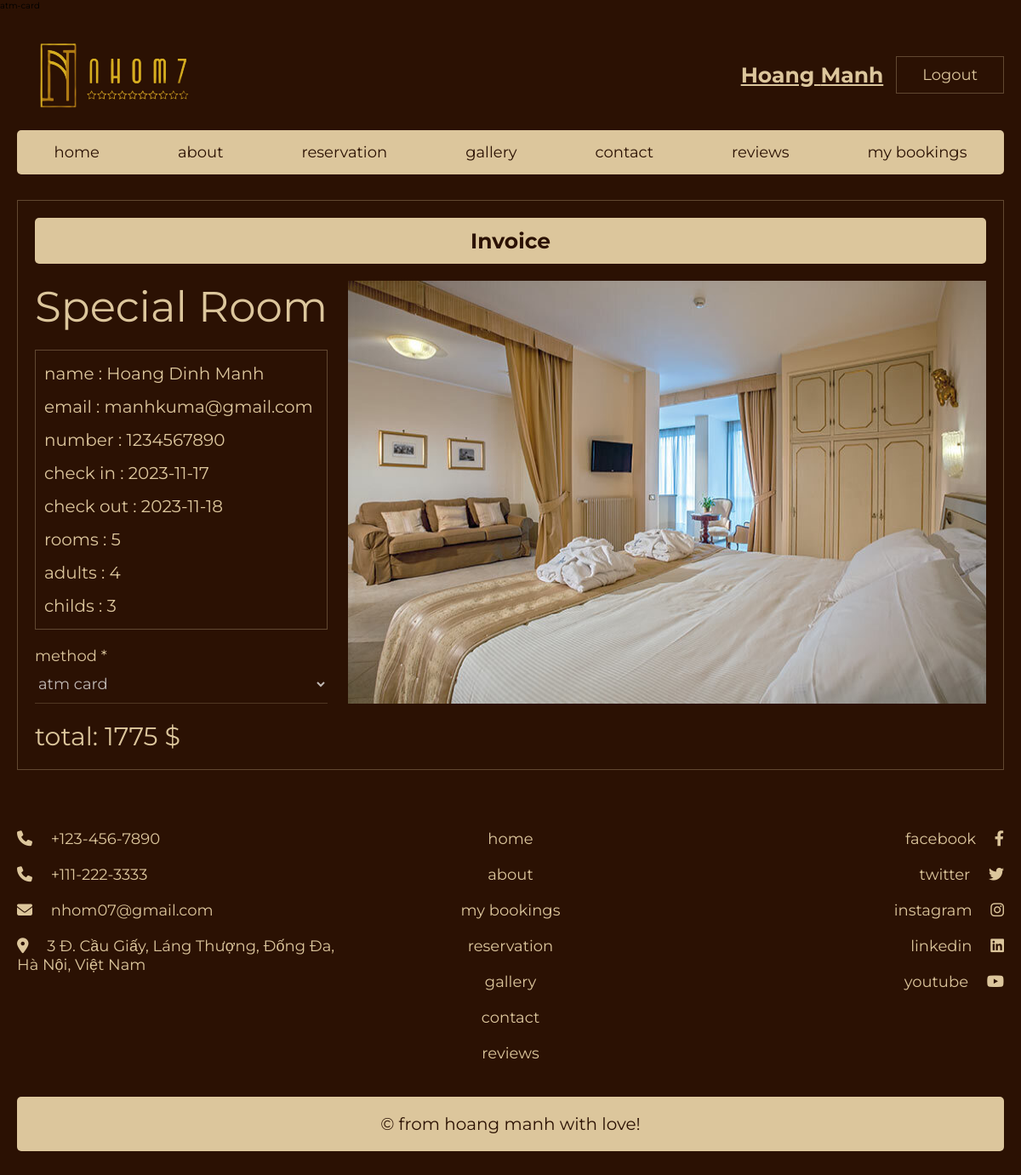
Page /invoice.php?booking_id=BH6Pil9bahUT49KjCYsj (signed in) on the committed database.
### tables this page shows
CREATE TABLE `users` (
  `id` varchar(20) NOT NULL,
  `email` varchar(255) NOT NULL,
  `first_name` varchar(50) NOT NULL,
  `last_name` varchar(50) NOT NULL,
  `password` varchar(255) NOT NULL
);

CREATE TABLE `services` (
  `id` int(11) NOT NULL,
  `name` varchar(50) NOT NULL,
  `price` decimal(10,2) NOT NULL,
  `image_url` varchar(50) NOT NULL
);

CREATE TABLE `bookings` (
  `user_id` varchar(20) NOT NULL,
  `booking_id` varchar(20) NOT NULL,
  `name` varchar(50) NOT NULL,
  `email` varchar(50) NOT NULL,
  `number` varchar(10) NOT NULL,
  `rooms` int(1) NOT NULL,
  `check_in` varchar(10) NOT NULL,
  `check_out` varchar(10) NOT NULL,
  `adults` int(1) NOT NULL,
  `childs` int(1) NOT NULL,
  `room_type` int(11) NOT NULL,
  `status` enum('pending','success','paying','paid') NOT NULL DEFAULT 'pending'
);

CREATE TABLE `payments` (
  `id` varchar(20) NOT NULL,
  `user_id` varchar(20) NOT NULL,
  `booking_id` varchar(20) NOT NULL,
  `amount` decimal(10,2) DEFAULT NULL,
  `payment_date` date DEFAULT NULL,
  `payment_method` varchar(50) DEFAULT NULL
);

### invoice.php (the view, shortened to what this page needs)
<?php
include 'components/connect.php';
$booking_id = isset($_GET['booking_id']) ? $_GET['booking_id'] : '';
$select_bookings = $conn->prepare("SELECT * FROM `bookings` WHERE booking_id = ?");
$select_bookings->execute([$booking_id]);
$fetch_booking = $select_bookings->fetch(PDO::FETCH_ASSOC);
if ($fetch_booking) {
    $service_id = $fetch_booking['room_type'];
    $select_services = $conn->prepare("SELECT * FROM `services` WHERE id = ? LIMIT 1");
    $select_services->execute([$service_id]);
    $service = $select_services->fetch(PDO::FETCH_ASSOC);
}
function calculate_room_price($adults, $rooms, $children, $base_price)
{
    $adult_price = 50;
    $child_rice = 25;
    $total_room = $rooms * $base_price;
    $total_adult = $adults * $adult_price;
    $total_child = $children * $child_rice;
    $total = $total_room + $total_adult + $total_child;
    return $total;
}
$total_price = calculate_room_price($fetch_booking['adults'], $fetch_booking['rooms'], $fetch_booking['childs'], $service['price']);
$select_payments = $conn->prepare("SELECT * FROM `payments` WHERE booking_id = ?");
$select_payments->execute([$booking_id]);
$fetch_payment = $select_payments->fetch(PDO::FETCH_ASSOC);
$p_method = $fetch_payment['payment_method'];
print_r($p_method);
?>
<!DOCTYPE html>
<html lang="en">
<head>
    <link rel="stylesheet" href="https://cdn.jsdelivr.net/npm/swiper@8/swiper-bundle.min.css" />
    <link rel="stylesheet" href="https://cdnjs.cloudflare.com/ajax/libs/font-awesome/6.2.0/css/all.min.css">
    <link rel="stylesheet" href="css/style.css">
    <link rel="stylesheet" href="css/invoice.css">
</head>
<body>
    <?php include 'components/user_header.php'; ?>
    <section class="invoice">
        <form action="" method="post">
            <h3>invoice</h3>
            <div class="flex">
                <div class="info">
                    <p class="service_name">
                        <?= $service['name'] ?>
                    </p>
                    <div class="info_booking">
                        <p class="text">name : <span>
                                <?= $fetch_booking['name']; ?>
                            </span></p>
                        <p class="text">email : <span>
                                <?= $fetch_booking['email']; ?>
                            </span></p>
                        <p class="text">number : <span>
                                <?= $fetch_booking['number']; ?>
                            </span></p>
                        <p class="text">check in : <span>
                                <?= $fetch_booking['check_in']; ?>
                            </span></p>
                        <p class="text">check out : <span>
                                <?= $fetch_booking['check_out']; ?>
                            </span></p>
                        <p class="text">rooms : <span>
                                <?= $fetch_booking['rooms']; ?>
                            </span></p>
                        <p class="text">adults : <span>
                                <?= $fetch_booking['adults']; ?>
                            </span></p>
                        <p class="text">childs : <span>
                                <?= $fetch_booking['childs']; ?>
                            </span></p>
                    </div>
                    <div class="box">
                        <p>method <span>*</span></p>
                        <select <?php echo $p_method ? 'disabled' : ''; ?> name="method" class="input" required>
                            <option value="atm-card" <?php echo ($p_method == 'atm-card') ? 'selected' : ''; ?>>atm card
                            </option>
                        </select>
                    </div>
                </div>
                <img src="images/rooms/<?= $service['image_url'] ?>" alt="Image Preview" class="image">
            </div>
            <div class="pay_btn_container">
                <p class="total">total: <span>
                        <?= $total_price ?>
                    </span> $</p>
            </div>
        </form>
    </section>
    <?php include 'components/footer.php'; ?>
</body>
</html>

### components/user_header.php (shortened to what this page needs)
<section class="header">
   <div class="flex">
      <a href="index.php#home" class="logo">
         <img src="images/logormbg.png">
      </a>
      <?php
      require_once '../project/components/connect.php';
      $user_id = $_COOKIE['user_id'];
      $select_user = $conn->prepare("SELECT * FROM `users` WHERE `id` = ?");
      $select_user->execute([$user_id]);
      $fetch_user = $select_user->fetch(PDO::FETCH_ASSOC);
      ?>
      <div class="flex">
         <?php if (isset($fetch_user) && $fetch_user) { ?>
            <div class="flex">
               <h1 class="logo" style="text-decoration-line: underline;">
                  <?= $fetch_user['first_name'] . ' ' . $fetch_user['last_name']; ?>
               </h1>
               <form action="" method="POST">
                  <input type="submit" value="Logout" onclick="return confirm('Logout this user?');" name="logout"
                     class="btn">
               </form>
            </div>
         <?php } else { ?>
            <a href="authentication.php" class="btn">Login</a>
            <a href="authentication.php" class="btn">Register</a>
         <?php } ?>
      </div>
   </div>
   <nav class="navbar">
      <a href="index.php#home">home</a>
      <a href="index.php#about">about</a>
      <?php if ($fetch_user): ?>
         <a href="reservation.php">reservation</a>
      <?php else: ?>
         <a href="authentication.php" onclick="return confirm('Login to make a reservation.');">reservation</a>
      <?php endif; ?>
      <a href="index.php#gallery">gallery</a>
      <a href="index.php#contact">contact</a>
      <a href="index.php#reviews">reviews</a>
      <?php if ($fetch_user): ?>
         <a href="bookings.php">my bookings</a>
      <?php else: ?>
         <a href="authentication.php" onclick="return confirm('Login to view my bookings.');">my bookings</a>
      <?php endif; ?>
   </nav>
</section>

### components/footer.php
<section class="footer">
   <div class="box-container">
      <div class="box">
         <a href="tel:1234567890"><i class="fas fa-phone"></i> +123-456-7890</a>
         <a href="tel:1112223333"><i class="fas fa-phone"></i> +111-222-3333</a>
         <a href="mailto:nhom07@gmail.com"><i class="fas fa-envelope"></i> nhom07@gmail.com</a>
         <a href="#">
            <i class="fas fa-map-marker-alt"></i> 3 Đ. Cầu Giấy, Láng Thượng, Đống Đa, Hà Nội, Việt Nam
         </a>
      </div>
      <div class="box">
         <a href="#home">home</a>
         <a href="#about">about</a>
         <a href="bookings.php">my bookings</a>
         <a href="#reservation">reservation</a>
         <a href="#gallery">gallery</a>
         <a href="#contact">contact</a>
         <a href="#reviews">reviews</a>
      </div>
      <div class="box">
         <a href="#">facebook <i class="fab fa-facebook-f"></i></a>
         <a href="#">twitter <i class="fab fa-twitter"></i></a>
         <a href="#">instagram <i class="fab fa-instagram"></i></a>
         <a href="#">linkedin <i class="fab fa-linkedin"></i></a>
         <a href="#">youtube <i class="fab fa-youtube"></i></a>
      </div>
   </div>
   <div class="credit">&copy; from hoang manh with love!</div>
</section>

### css/style.css (style rules this page uses)
:root { --main-color:#2B1103; --sub-color:#DCC69C; --white:#fff; --border:.1rem solid rgba(220, 198, 156, .3); }
* { font-family: 'Montserrat', sans-serif; margin: 0; padding: 0; box-sizing: border-box; outline: none; border: none; text-decoration: none; }
html { font-size: 62.5%; overflow-x: hidden; scroll-behavior: smooth; scroll-padding-top: 2rem; }
body { background-color: var(--main-color); }
section { padding: 3rem 2rem; max-width: 1200px; margin: 0 auto; }
.btn { display: inline-block; cursor: pointer; padding: 1rem 3rem; border: var(--border); font-size: 1.8rem; color: var(--sub-color); text-align: center; text-transform: capitalize; transition: .2s linear; margin-top: 1rem; background-color: var(--main-color); }
.header { padding-bottom: 0; }
.header .flex { display: flex; align-items: center; justify-content: space-between; gap: 1.5rem; }
.header .flex .logo { color: var(--sub-color); font-size: 2.5rem; }
.header .flex .btn { margin-top: 0; }
.header .navbar { display: flex; align-items: center; justify-content: space-around; gap: 1.5rem; margin-top: 2rem; background-color: var(--sub-color); padding: .5rem; border-radius: .5rem; }
.header .navbar a { font-size: 1.8rem; color: var(--main-color); padding: 1rem 3rem; border-radius: .5rem; }
.footer .box-container { display: grid; grid-template-columns: repeat(auto-fit, minmax(30rem, 1fr)); gap: 1.5rem; justify-content: center; align-items: flex-start; padding-bottom: 3rem; }
.footer .box-container .box a { display: block; font-size: 1.8rem; color: var(--sub-color); padding: 1rem 0; }
.footer .box-container .box:first-child i { margin-right: 1.7rem; }
.footer .box-container .box:nth-child(2) { text-align: center; }
.footer .box-container .box:last-child { text-align:right; }
.footer .box-container .box:last-child i { margin-left: 1.7rem; }
.footer .credit { border-radius: .5rem; padding: 2rem; text-align: center; color: var(--main-color); background-color: var(--sub-color); font-size: 2rem; }

### css/invoice.css (style rules this page uses)
:root { --main-color:#2B1103; --sub-color:#DCC69C; --white:#fff; --border:.1rem solid rgba(220, 198, 156, .3); }
.invoice h3 { background-color: var(--sub-color); color: var(--main-color); font-size: 2.5rem; margin-bottom: 2rem; border-radius: .5rem; padding: 1.2rem; text-align: center; text-transform: capitalize; }
.invoice form { border: var(--border); padding: 2rem; }
.invoice form .flex { display: flex; justify-content: space-between; gap: 1.5rem; }
.invoice form h3 { background-color: var(--sub-color); color: var(--main-color); font-size: 2.5rem; margin-bottom: 2rem; border-radius: .5rem; padding: 1.2rem; text-align: center; text-transform: capitalize; }
.invoice form .flex .info .service_name { font-size: 5rem; color: var(--sub-color); }
.invoice form .flex .info .text { font-size: 2rem; color: var(--sub-color); margin: 1.5rem 0; }
.invoice form .flex .info .info_booking { margin: 2rem 0; border: var(--border); padding: 0 1rem; flex: 1; }
.invoice form .pay_btn_container { margin-top: 2rem; display: flex; justify-content: space-between; align-items: center; }
.invoice form .total { font-size: 3rem; color: var(--sub-color); }
.invoice form .flex .image { max-width: 750px; }
.box { flex: 1 1 40rem; }
.box p { font-size: 1.8rem; color: var(--sub-color); }
.box .input { padding: 1rem 0; border-bottom: var(--border); background: var(--main-color); color: var(--white); font-size: 1.8rem; width: 100%; }

### rows in the picture
users: first_name "Hoang", last_name "Manh"
services: name "Special Room", image_url (picture)
bookings: name "Hoang Dinh Manh", email "manhkuma@gmail.com", number "1234567890", check_in "2023-11-17", check_out "2023-11-18", rooms "5", adults "4", childs "3", total_price "1775"
payments: method "atm card"
